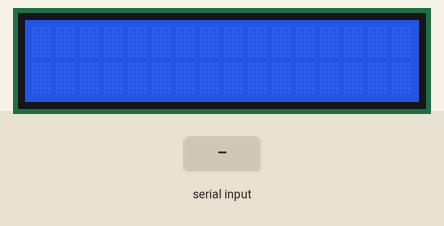
Simulated run of this sketch. Board: Arduino Uno, built with avr-gcc and run on an emulated ATmega328P. On the bench: 16×2 character LCD. The inputs (shaded band) are chosen by the test bench.

Above: at 1.2 s.
1.3 s: "1\n" received over Serial
At 2.4 s:
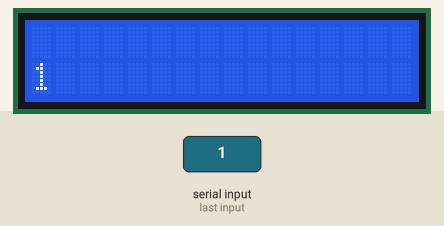
2.8 s: "0\n" received over Serial
At 3.6 s:
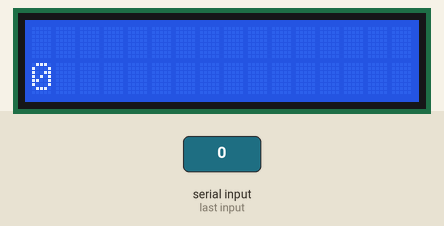
4.3 s: "2\n" received over Serial
At 4.7 s:
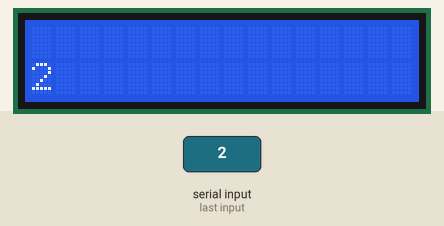
Timing chart, 0 to 7.3 s (numbered marks = the images above; inputs shaded):
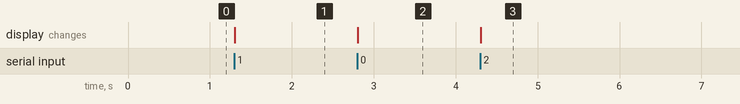

The sketch:

Ardunio-Serial-LCD1602-Driver.ino
```cpp
// include the library code:
#include <LiquidCrystal.h>

// initialize the library by associating any needed LCD interface pin
// with the arduino pin number it is connected to
int incomingByte = 0; // for incoming serial data
const int rs = 12, en = 11, d4 = 5, d5 = 4, d6 = 3, d7 = 2;
LiquidCrystal lcd(rs, en, d4, d5, d6, d7);


const int Array_Size = 32;
const int Display_Size = 16;

char firstline[Array_Size];
char secline[Array_Size];

bool newData = true;
bool swap = true;

short unsigned int ndx = 0;

void setup() {
	// set up the LCD's number of columns and rows:
	Serial.begin(115200);
	lcd.begin(16, 2);


}


void loop() {
//Make sure that the line that is newest is first
	if (swap){
		recvWithEndMarker(firstline);
		showNewData(secline,firstline);
	}
	else{
		recvWithEndMarker(secline);
		showNewData(firstline,secline);
	}

}

void recvWithEndMarker(char *ar) {
	char rc;
	while (Serial.available() > 0 && newData == false) {
	rc = Serial.read();
	if (rc != '\n') {
		 ar[ndx] = rc;
		 ndx++;
		 if (ndx >= Array_Size) {
		ndx = Array_Size - 1;
		 }
	}
	else {
	ar[ndx] = '\0'; // terminate the string
	ndx = 0;
	newData = true;
	swap = !swap;
	}
	}
}


void showNewData(char *fr,char *sc){
	if (newData == true) {
	lcd.clear();

	char frstorage[Display_Size] = "                ";
	char scstorage[Display_Size] = "                ";

	char *storpoint = frstorage;
	char *arrpoint = fr;
	char *increment = sc;

	while (*storpoint){
		*storpoint = *arrpoint;
		storpoint++;
		arrpoint++;
		 }


	storpoint = scstorage;
	arrpoint = sc;


	while (*increment){
		while(*storpoint) {
			*storpoint = *arrpoint;
			arrpoint++;
			storpoint++;
		}
	lcd.clear();
	lcd.setCursor(0,0);
	lcd.print(frstorage);
	lcd.setCursor(0,1);
	lcd.print(scstorage);
	storpoint = scstorage;
	arrpoint = increment;
	increment++;
	delay(500);
	}

	newData = false;

	}
}
```

Measured:
- after the input at 1.3 s, the display: changes at once (image 1)
- after the input at 2.8 s, the display: changes at once (image 2)
- after the input at 4.3 s, the display: changes at once (image 3)
